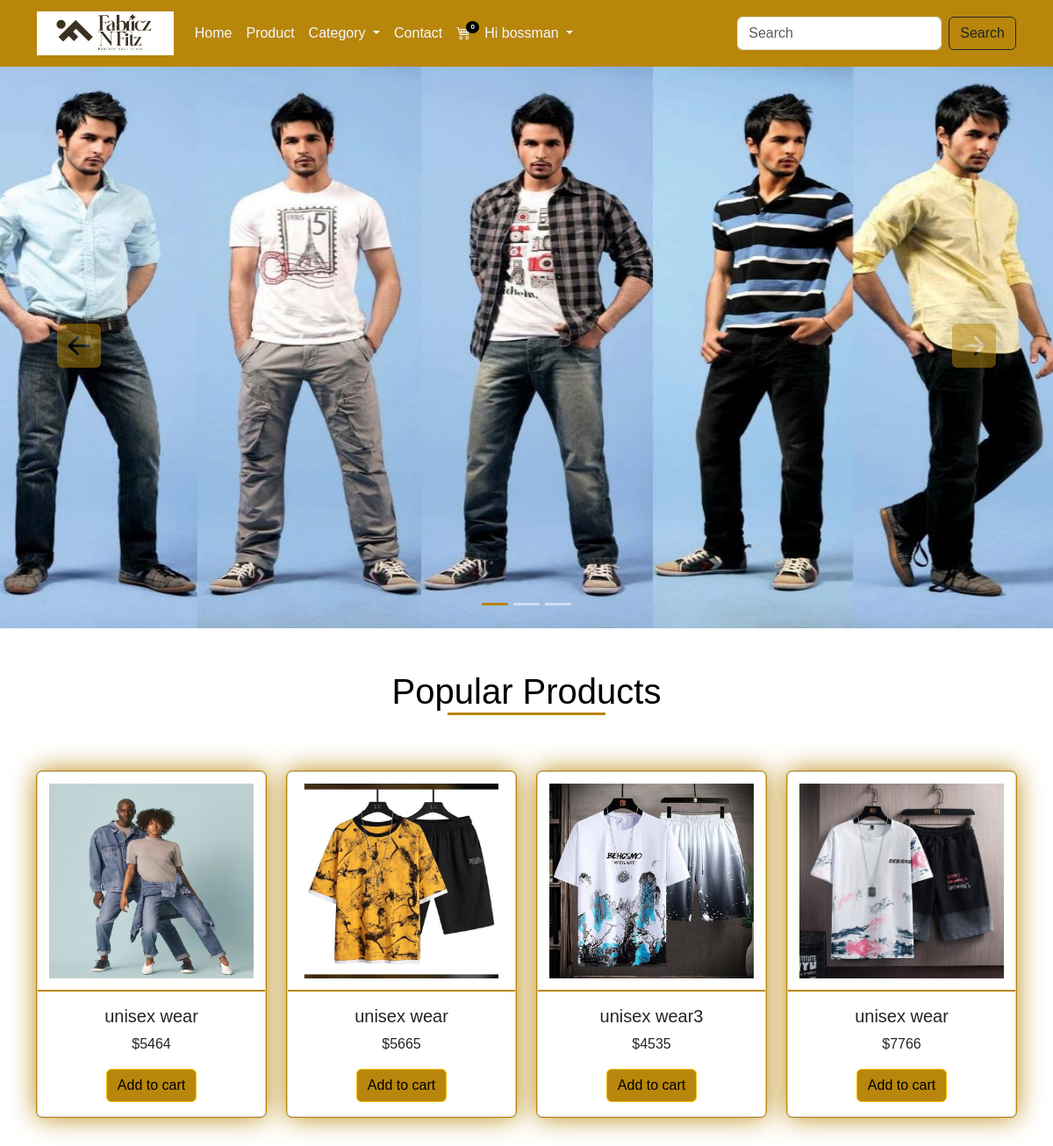
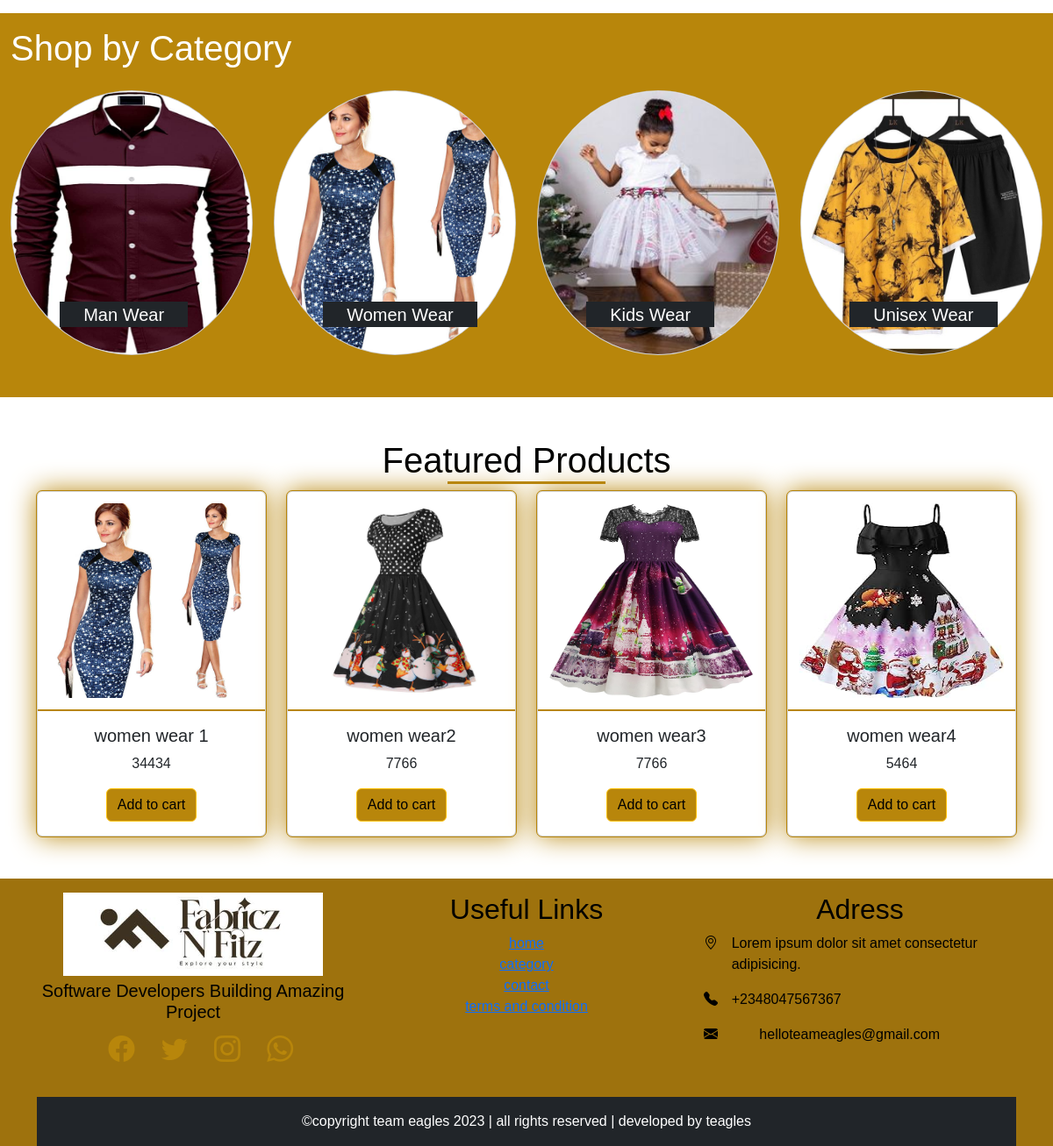
The app's page / (signed in) with its own data (2 pictures, top to bottom).
### main/models.py (models this page shows, shortened)
class Appinfo(models.Model):
    appname = models.CharField(max_length=50)
    logo = models.ImageField(upload_to='logo')
    banner = models.ImageField(upload_to='banner')
    carousel1 = models.ImageField(upload_to='carousel')
    carousel2 = models.ImageField(upload_to='carousel')
    carousel3 = models.ImageField(upload_to='carousel')

class Product(models.Model):
    type = models.ForeignKey(Category, on_delete=models.CASCADE)
    name = models.CharField(max_length=50)
    slug = models.SlugField(unique=True)
    img = models.ImageField(upload_to='product')
    price = models.IntegerField()
    description = models.TextField()
    size = models.CharField(max_length=50, blank=True, null=True)
    popular = models.BooleanField(default=False)
    featured = models.BooleanField(default=False)
    uploaded = models.DateTimeField(auto_now_add=True)

class Category(models.Model):
    name = models.CharField(max_length=50)
    cating = models.ImageField(upload_to='carimg')
    slug = models.SlugField(unique=True)

### main/views.py (the view)
# urls.py: path('', views.homepage, name='home'),
def homepage(request):
    popular = Product.objects.filter(popular=True)
    featured = Product.objects.filter(featured=True)
    context = {
        'popular':popular,
        'featured':featured
    }
    return render(request, 'index.html', context)

### main/context_processor.py (called while the page is built)
def feature(request):
    info = Appinfo.objects.get(pk=1)
    categ = Category.objects.all()
    context = {
        'info':info,
        'categ':categ,
    }
    return context

def cartcount(request):
    cart = Cart.objects.filter(user__username = request.user.username, paid=False)
    itemcount = 0
    for item in cart:
        itemcount += item.quantity
    context = {
        'itemcount':itemcount
    }
    return context

### main/templates/index.html (shortened to what this page needs)
{% extends 'base.html' %}
{% block header %} {% include 'header.html' %} {% endblock header %}
{% block carousel %} {% include 'carousel.html' %} {% endblock carousel %}
{% block content %}
<div class="container mt-5 mb-5">
    <h1 class="text-center text-capitalize mb-5 title">Popular Products</h1>
    <div class="row">
        {% for product in popular %}
        <div class="col-12 col-md-6 col-lg-3 mt-3">
            <div class="card popcard">
                <a href="{% url 'detail' product.id product.slug %}"><img src="{{product.img.url}}" class="card-img-top" alt="..."></a>
                    <div class="card-body">
                      <h5 class="card-title text-caitalizetx text-center">{{product.name}}</h5>
                      <p class="card-text text-center">${{product.price}}</p>
                      <button class="btn btn-warning">Add to cart</button>
                    </div>
             </div>
         </div>
         {% endfor %}
    </div>
</div>
  <div class="container-fluid mt-4 mb-5 catsec">
  <h1 class="text-captalize text-white pt-3">Shop by Category</h1>
  <div class="row categ pt-3 pb-5">
    {% for category in categ  %}
     <div class="col-12 col-md-6 col-lg-3">
        <a href="{% url 'category' category.id %}">
          <div class="card">
            <img src="{{category.cating.url}}" alt="" class="card-img-top">
            <h5 class="bg-dark text-white text-capitalize text-center">{{category.name}}</h5>
          </div>
        </a>
     </div>
     {% endfor %}
  </div>
  </div>
  <div class="container mt-5 mb-5">
  <h1 class="text-center text-capitalize title">Featured Products</h1>
  <div class="row">
    {% for Product in featured %}
    <div class="col-12 col-md-6 col-lg-3">
      <div class="card popcard">
        <a href="{% url 'detail' Product.id Product.slug %}"><img src="{{Product.img.url}}" class="card-img-top" alt="..."></a>
        <div class="card-body">
            <h5 class="card-title text-caitalizetx text-center">{{Product.name}}</h5>
            <p class="card-text text-center">{{Product.price}}</p>
             <form action="{% url 'add_to_cart' %}" method="POST">
                <button type="submit" class="btn btn-warning">Add to cart</button>
             </form>
        </div>
      </div>
    </div>
    {% endfor %}
    </div>
  </div>
{% endblock content %}
{% block footer %} {% include 'footer.html' %} {% endblock footer %}

### main/templates/header.html (shortened to what this page needs)
<nav class="navbar navbar-expand-lg">
    <div class="container">
        <a class="navbar-brand" href="#"><img src="{{info.logo.url}}" alt="" style="height: 50px;"></a>
        <div class="collapse navbar-collapse" id="navbarSupportedContent">
        <ul class="navbar-nav me-auto mb-2 mb-lg-0">
            {% if user.is_authenticated %}
            <li class="nav-item">
                <a class="nav-link" aria-current="page" href="{% url 'home' %}">Home</a>
                </li>
                <li class="nav-item">
                   <a class="nav-link" href="{% url 'products' %}">Product</a>
                </li>
                <li class="nav-item dropdown">
                   <a class="nav-link dropdown-toggle" href="#" role="button" data-bs-toggle="dropdown" aria-expanded="false">
                      Category
                  </a>
                </li>
                <li class="nav-item">
                    <a class="nav-link" href="{% url 'contact' %}">Contact</a>
                </li>
                <li class="nav-item">
                    <a class="nav-link" href="{% url 'cart' %}">
                      <div class="wrapper">
                        <i class="bi bi-cart4"></i>
                        <span class="badge">{{itemcount}}</span>
                     </div>
                    </a>
                </li>
                <li class="nav-item dropdown">
                    <a class="nav-link dropdown-toggle" href="#" role="button" data-bs-toggle="dropdown" aria-expanded="false">
                        <span>Hi {{user.username}}</span>
                    </a>
                </li>
            {% endif %}
        </ul>
        <form action="{% url 'search' %}" method="POST" class="d-flex" role="search">
            <input class="form-control me-2" name="item" type="search" placeholder="Search" aria-label="Search">
            <button class="btn btn-outline-dark" type="submit">Search</button>
        </form>
        </div>
    </div>
</nav>

### main/templates/carousel.html (shortened to what this page needs)
<div id="carouselExampleIndicators" class="carousel slide">
    <div class="carousel-indicators">
      <button type="button" data-bs-target="#carouselExampleIndicators" data-bs-slide-to="0" class="active" aria-current="true" aria-label="Slide 1"></button>
      <button type="button" data-bs-target="#carouselExampleIndicators" data-bs-slide-to="1" aria-label="Slide 2"></button>
      <button type="button" data-bs-target="#carouselExampleIndicators" data-bs-slide-to="2" aria-label="Slide 3"></button>
    </div>
    <div class="carousel-inner">
      <div class="carousel-item active">
        <img src="{{info.carousel1.url}}" class="d-block w-100" alt="...">
      </div>
    </div>
    <button class="carousel-control-prev" type="button" data-bs-target="#carouselExampleIndicators" data-bs-slide="prev">
      <span class="" aria-hidden="true"><i class="bi bi-arrow-left-square-fill"></i></i></span>
    </button>
    <button class="carousel-control-next" type="button" data-bs-target="#carouselExampleIndicators" data-bs-slide="next">
      <span class="" aria-hidden="true"><i class="bi bi-arrow-right-square-fill"></i></span>
    </button>
  </div>

### main/static/css/style.css (style rules this page uses)
* { padding: 0%; margin: 0%; box-sizing: border-box; }
.navbar { background-color: darkgoldenrod; }
.navbar-nav a { color: aliceblue; }
.wrapper { position: relative; }
.wrapper span { position: absolute; top: -2px; right: -10px; background-color: black; font-size: 8px; border-radius: 50%; }
:root { --bg: white; --icon: black; --text: black; }
body { background: var(--bg) !important; color: var(--text) !important; font-family: 'Oxygen', sans-serif, cursive !important; }
.carousel-control-prev i { font-size: 50px; color: darkgoldenrod; }
.carousel-control-next i { font-size: 50px; color: darkgoldenrod; }
.carousel-indicators .active { background-color: darkgoldenrod !important; }
.carousel-item img { height: 80vh; }
.popcard { text-align: center; outline: 1px solid darkgoldenrod; box-shadow: 0px 0px 30px darkgoldenrod; transition: 1s; cursor: pointer; }
.popcard img { height: 250px; border-bottom: 2px solid darkgoldenrod; padding: 5%; }
.popcard button { background-color: darkgoldenrod; }
.title::after { content: ''; display: block; width: 180px; height: 3px; background-color: darkgoldenrod; margin-left: auto; margin-right: auto; }
.catsec { background-color: darkgoldenrod; }
.categ .card { border-radius: 50%; }
.categ .card img { border-radius: 50%; height: 300px; opacity: 1; transition: 0.5s; position: relative; }
.categ .card h5 { position: absolute; top: 80%; left: 20%; padding: 1% 10%; }

### records on screen
Appinfo: logo (picture), carousel1 (picture)
Product: img (picture), name "unisex wear", price "5464"
Product: img (picture), name "unisex wear", price "5665"
Product: img (picture), name "unisex wear3", price "4535"
Product: img (picture), name "unisex wear", price "7766"
Category: cating (picture), name "Man Wear"
Category: cating (picture), name "Women Wear"
Category: cating (picture), name "Kids Wear"
Category: cating (picture), name "Unisex Wear"
Product: img (picture), name "women wear 1", price "34434"
Product: img (picture), name "women wear2", price "7766"
Product: img (picture), name "women wear3", price "7766"
Product: img (picture), name "women wear4", price "5464"

### other values on screen
{{ itemcount }} "0"
{{ user.username }} "bossman"
